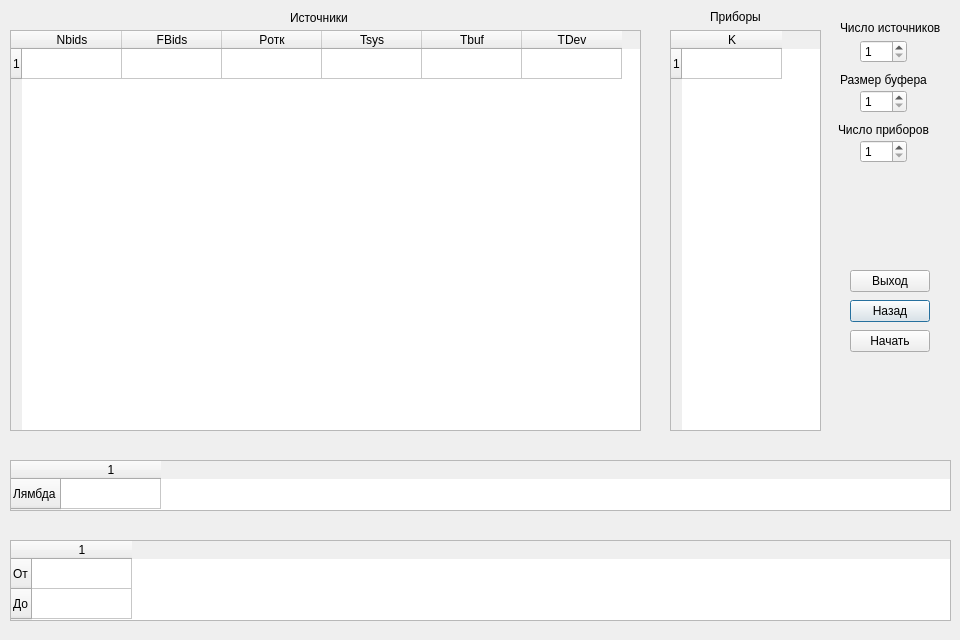
<?xml version="1.0" encoding="UTF-8"?>
<ui version="4.0">
 <class>ResultTable</class>
 <widget class="QDialog" name="ResultTable">
  <property name="geometry">
   <rect>
    <x>0</x>
    <y>0</y>
    <width>960</width>
    <height>640</height>
   </rect>
  </property>
  <property name="windowTitle">
   <string>Dialog</string>
  </property>
  <widget class="QSpinBox" name="soursesSpinBox">
   <property name="geometry">
    <rect>
     <x>860</x>
     <y>40</y>
     <width>47</width>
     <height>23</height>
    </rect>
   </property>
   <property name="minimum">
    <number>1</number>
   </property>
   <property name="maximum">
    <number>10</number>
   </property>
  </widget>
  <widget class="QSpinBox" name="bufferSpinBox">
   <property name="geometry">
    <rect>
     <x>860</x>
     <y>90</y>
     <width>47</width>
     <height>23</height>
    </rect>
   </property>
   <property name="minimum">
    <number>1</number>
   </property>
   <property name="maximum">
    <number>10</number>
   </property>
  </widget>
  <widget class="QLabel" name="label">
   <property name="geometry">
    <rect>
     <x>840</x>
     <y>20</y>
     <width>121</width>
     <height>16</height>
    </rect>
   </property>
   <property name="text">
    <string>Число источников</string>
   </property>
  </widget>
  <widget class="QLabel" name="label_2">
   <property name="geometry">
    <rect>
     <x>840</x>
     <y>70</y>
     <width>101</width>
     <height>20</height>
    </rect>
   </property>
   <property name="text">
    <string>Размер буфера</string>
   </property>
  </widget>
  <widget class="QLabel" name="label_3">
   <property name="geometry">
    <rect>
     <x>838</x>
     <y>120</y>
     <width>111</width>
     <height>20</height>
    </rect>
   </property>
   <property name="text">
    <string>Число приборов</string>
   </property>
  </widget>
  <widget class="QSpinBox" name="devisesSpinBox">
   <property name="geometry">
    <rect>
     <x>860</x>
     <y>140</y>
     <width>47</width>
     <height>23</height>
    </rect>
   </property>
   <property name="minimum">
    <number>1</number>
   </property>
   <property name="maximum">
    <number>10</number>
   </property>
   <property name="value">
    <number>1</number>
   </property>
  </widget>
  <widget class="QPushButton" name="backButton">
   <property name="geometry">
    <rect>
     <x>850</x>
     <y>300</y>
     <width>80</width>
     <height>22</height>
    </rect>
   </property>
   <property name="text">
    <string>Назад</string>
   </property>
  </widget>
  <widget class="QPushButton" name="startButton">
   <property name="geometry">
    <rect>
     <x>850</x>
     <y>330</y>
     <width>80</width>
     <height>22</height>
    </rect>
   </property>
   <property name="text">
    <string>Начать</string>
   </property>
  </widget>
  <widget class="QPushButton" name="exitButton">
   <property name="geometry">
    <rect>
     <x>850</x>
     <y>270</y>
     <width>80</width>
     <height>22</height>
    </rect>
   </property>
   <property name="text">
    <string>Выход</string>
   </property>
  </widget>
  <widget class="QTableWidget" name="resultTable">
   <property name="geometry">
    <rect>
     <x>10</x>
     <y>30</y>
     <width>631</width>
     <height>401</height>
    </rect>
   </property>
   <property name="rowCount">
    <number>1</number>
   </property>
   <row/>
   <column>
    <property name="text">
     <string>Nbids</string>
    </property>
   </column>
   <column>
    <property name="text">
     <string>FBids</string>
    </property>
   </column>
   <column>
    <property name="text">
     <string>Pотк</string>
    </property>
   </column>
   <column>
    <property name="text">
     <string>Tsys</string>
    </property>
   </column>
   <column>
    <property name="text">
     <string>Tbuf</string>
    </property>
   </column>
   <column>
    <property name="text">
     <string>TDev</string>
    </property>
   </column>
  </widget>
  <widget class="QTableWidget" name="sourcesTable">
   <property name="geometry">
    <rect>
     <x>10</x>
     <y>540</y>
     <width>941</width>
     <height>81</height>
    </rect>
   </property>
   <property name="columnCount">
    <number>1</number>
   </property>
   <row>
    <property name="text">
     <string>От</string>
    </property>
   </row>
   <row>
    <property name="text">
     <string>До</string>
    </property>
   </row>
   <column/>
  </widget>
  <widget class="QTableWidget" name="devicesTable">
   <property name="geometry">
    <rect>
     <x>10</x>
     <y>460</y>
     <width>941</width>
     <height>51</height>
    </rect>
   </property>
   <property name="baseSize">
    <size>
     <width>0</width>
     <height>0</height>
    </size>
   </property>
   <property name="columnCount">
    <number>1</number>
   </property>
   <row>
    <property name="text">
     <string>Лямбда</string>
    </property>
   </row>
   <column/>
  </widget>
  <widget class="QTableWidget" name="devKTable">
   <property name="geometry">
    <rect>
     <x>670</x>
     <y>30</y>
     <width>151</width>
     <height>401</height>
    </rect>
   </property>
   <property name="rowCount">
    <number>1</number>
   </property>
   <row/>
   <column>
    <property name="text">
     <string>K</string>
    </property>
   </column>
  </widget>
  <widget class="QLabel" name="label_4">
   <property name="geometry">
    <rect>
     <x>290</x>
     <y>10</y>
     <width>71</width>
     <height>16</height>
    </rect>
   </property>
   <property name="text">
    <string>Источники</string>
   </property>
  </widget>
  <widget class="QLabel" name="label_5">
   <property name="geometry">
    <rect>
     <x>710</x>
     <y>10</y>
     <width>59</width>
     <height>14</height>
    </rect>
   </property>
   <property name="text">
    <string>Приборы</string>
   </property>
  </widget>
 </widget>
 <resources/>
 <connections/>
</ui>
